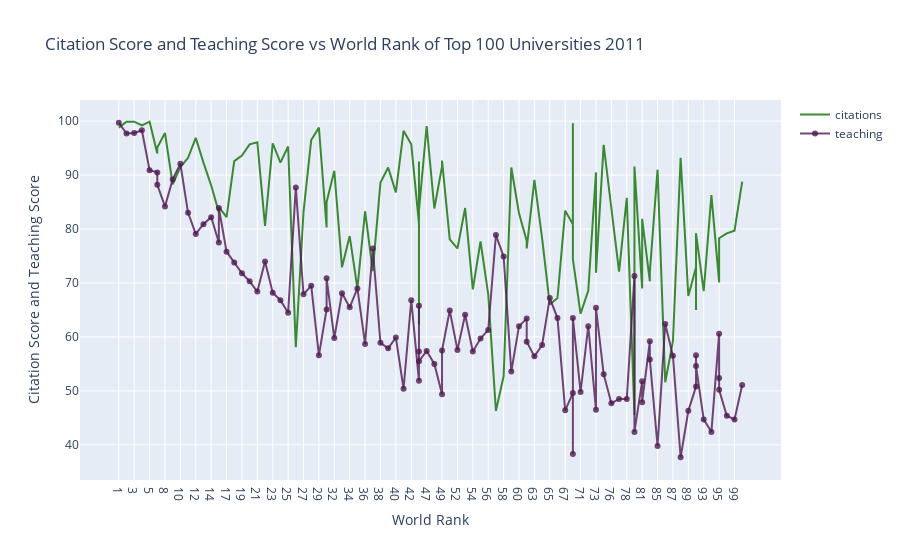

Here is the notebook cell this chart was saved with:
### Code cell
df = timesData.iloc[:100,:]

import plotly.graph_objs as go

trace1 = go.Scatter(
                    x = df.world_rank,
                    y = df.citations,
                    mode = "lines",
                    name = "citations",
                    marker = dict(color = 'rgba(16, 112, 2, 0.8)'),
                    text= df.university_name)
trace2 = go.Scatter(
                    x = df.world_rank,
                    y = df.teaching,
                    mode = "lines+markers",
                    name = "teaching",
                    marker = dict(color = 'rgba(80, 26, 80, 0.8)'),
                    text= df.university_name)
data = [trace1, trace2]
layout = dict(title = 'Citation Score and Teaching Score vs World Rank of Top 100 Universities 2011',
              xaxis= dict(title= 'World Rank',ticklen= 5,zeroline= False),
              yaxis=dict(title='Citation Score and Teaching Score',ticklen= 5,zeroline= False)
             )
fig = dict(data = data, layout = layout)
iplot(fig)

### Figure 1 — Plotly figure (JSON) as saved in the notebook; plotly's stock layout.template omitted (floating-point values rounded to 4 significant figures)
{"data": [{"marker": {"color": "rgba(16, 112, 2, 0.8)"}, "mode": "lines", "name": "citations", "text": ["Harvard University", "California Institute of Technology", "Massachusetts Institute of Technology", "Stanford University", "Princeton University", "University of Cambridge", "University of Oxford", "University of California, Berkeley", "Imperial College London", "Yale University", "University of California, Los Angeles", "University of Chicago", "Johns Hopkins University", "Cornell University", "ETH Zurich – Swiss Federal Institute of Technology Zurich", "University of Michigan", "University of Toronto", "Columbia University", "University of Pennsylvania", "Carnegie Mellon University", "University of Hong Kong", "University College London", "University of Washington", "Duke University", "Northwestern University", "University of Tokyo", "Georgia Institute of Technology", "Pohang University of Science and Technology", "University of California, Santa Barbara", "University of British Columbia", "University of North Carolina at Chapel Hill", "University of California, San Diego", "University of Illinois at Urbana-Champaign", "National University of Singapore", "McGill University", "University of Melbourne", "Peking University", "Washington University in St Louis", "École Polytechnique", "University of Edinburgh", "Hong Kong University of Science and Technology", "École Normale Supérieure", "Australian National University", "Karolinska Institute", "University of Göttingen", "University of Wisconsin", "Rice University", "École Polytechnique Fédérale de Lausanne", "University of California, Irvine", "University of Science and Technology of China", "Vanderbilt University", "University of Minnesota", "Tufts University", "University of California, Davis", "Brown University", "University of Massachusetts", "Kyoto University", "Tsinghua University", "Boston University", "New York University", "Emory University", "LMU Munich", "University of Notre Dame", "University of Pittsburgh", "Case Western Reserve University", "Ohio State University", "University of Colorado Boulder", "University of Bristol", "University of California, Santa Cruz", "Yeshiva University", "University of Sydney", "University of Virginia", "University of Adelaide", "University of Southern California", "William & Mary", "Trinity College Dublin", "King’s College London", "Stony Brook University", "Korea Advanced Institute of Science and Technology (KAIST)", "University of Sussex", "The University of Queensland", "University of York", "Heidelberg University", "University of Utah", "Durham University", "London School of Economics and Political Science", "University of Manchester", "Royal Holloway, University of London", "Lund University", "University of Southampton", "University of Zurich", "Wake Forest University", "McMaster University", "University College Dublin", "George Washington University", "University of Arizona", "University of Basel", "University of Maryland, College Park", "Dartmouth College", "École Normale Supérieure de Lyon"], "type": "scatter", "x": ["1", "2", "3", "4", "5", "6", "6", "8", "9", "10", "11", "12", "13", "14", "15", "15", "17", "18", "19", "20", "21", "22", "23", "24", "25", "26", "27", "28", "29", "30", "30", "32", "33", "34", "35", "36", "37", "38", "39", "40", "41", "42", "43", "43", "43", "43", "47", "48", "49", "49", "51", "52", "53", "54", "55", "56", "57", "58", "59", "60", "61", "61", "63", "64", "65", "66", "67", "68", "68", "68", "71", "72", "73", "73", "75", "76", "77", "78", "79", "79", "81", "81", "83", "83", "85", "86", "87", "88", "89", "90", "90", "90", "93", "94", "95", "95", "95", "98", "99", "100"], "y": [98.8, 99.9, 99.9, 99.2, 99.9, 94, 95.1, 97.8, 88.3, 91.5, 93.2, 96.9, 92.3, 88.1, 83.1, 84.1, 82.2, 92.6, 93.6, 95.7, 96.1, 80.6, 95.9, 92.3, 95.3, 58.1, 83.2, 96.5, 98.8, 80.3, 85, 90.8, 72.9, 78.7, 69, 83.3, 72.2, 88.6, 91.4, 86.8, 98.2, 95.7, 81, 62.3, 92.5, 83.4, 99.1, 83.8, 91.6, 92.7, 78.1, 76.4, 83.9, 68.8, 77.7, 67.9, 46.3, 52.7, 91.4, 82.9, 77.8, 76.4, 89.1, 78.3, 66, 67.2, 83.4, 80.9, 99.6, 74.4, 64.3, 68.6, 90.5, 71.9, 95.6, 84.4, 72.1, 85.8, 45.5, 91.6, 69, 81.9, 70.3, 72, 91, 51.6, 59.2, 93.2, 67.6, 72.9, 65, 79.2, 68.5, 86.3, 70.2, 70.1, 78.3, 79.2, 79.7, 88.8]}, {"marker": {"color": "rgba(80, 26, 80, 0.8)"}, "mode": "lines+markers", "name": "teaching", "text": ["Harvard University", "California Institute of Technology", "Massachusetts Institute of Technology", "Stanford University", "Princeton University", "University of Cambridge", "University of Oxford", "University of California, Berkeley", "Imperial College London", "Yale University", "University of California, Los Angeles", "University of Chicago", "Johns Hopkins University", "Cornell University", "ETH Zurich – Swiss Federal Institute of Technology Zurich", "University of Michigan", "University of Toronto", "Columbia University", "University of Pennsylvania", "Carnegie Mellon University", "University of Hong Kong", "University College London", "University of Washington", "Duke University", "Northwestern University", "University of Tokyo", "Georgia Institute of Technology", "Pohang University of Science and Technology", "University of California, Santa Barbara", "University of British Columbia", "University of North Carolina at Chapel Hill", "University of California, San Diego", "University of Illinois at Urbana-Champaign", "National University of Singapore", "McGill University", "University of Melbourne", "Peking University", "Washington University in St Louis", "École Polytechnique", "University of Edinburgh", "Hong Kong University of Science and Technology", "École Normale Supérieure", "Australian National University", "Karolinska Institute", "University of Göttingen", "University of Wisconsin", "Rice University", "École Polytechnique Fédérale de Lausanne", "University of California, Irvine", "University of Science and Technology of China", "Vanderbilt University", "University of Minnesota", "Tufts University", "University of California, Davis", "Brown University", "University of Massachusetts", "Kyoto University", "Tsinghua University", "Boston University", "New York University", "Emory University", "LMU Munich", "University of Notre Dame", "University of Pittsburgh", "Case Western Reserve University", "Ohio State University", "University of Colorado Boulder", "University of Bristol", "University of California, Santa Cruz", "Yeshiva University", "University of Sydney", "University of Virginia", "University of Adelaide", "University of Southern California", "William & Mary", "Trinity College Dublin", "King’s College London", "Stony Brook University", "Korea Advanced Institute of Science and Technology (KAIST)", "University of Sussex", "The University of Queensland", "University of York", "Heidelberg University", "University of Utah", "Durham University", "London School of Economics and Political Science", "University of Manchester", "Royal Holloway, University of London", "Lund University", "University of Southampton", "University of Zurich", "Wake Forest University", "McMaster University", "University College Dublin", "George Washington University", "University of Arizona", "University of Basel", "University of Maryland, College Park", "Dartmouth College", "École Normale Supérieure de Lyon"], "type": "scatter", "x": ["1", "2", "3", "4", "5", "6", "6", "8", "9", "10", "11", "12", "13", "14", "15", "15", "17", "18", "19", "20", "21", "22", "23", "24", "25", "26", "27", "28", "29", "30", "30", "32", "33", "34", "35", "36", "37", "38", "39", "40", "41", "42", "43", "43", "43", "43", "47", "48", "49", "49", "51", "52", "53", "54", "55", "56", "57", "58", "59", "60", "61", "61", "63", "64", "65", "66", "67", "68", "68", "68", "71", "72", "73", "73", "75", "76", "77", "78", "79", "79", "81", "81", "83", "83", "85", "86", "87", "88", "89", "90", "90", "90", "93", "94", "95", "95", "95", "98", "99", "100"], "y": [99.7, 97.7, 97.8, 98.3, 90.9, 90.5, 88.2, 84.2, 89.2, 92.1, 83, 79.1, 80.9, 82.2, 77.5, 83.9, 75.8, 73.8, 71.8, 70.3, 68.4, 74, 68.2, 66.8, 64.5, 87.7, 67.9, 69.5, 56.6, 65.1, 70.9, 59.8, 68.1, 65.5, 69, 58.7, 76.4, 58.9, 57.9, 59.9, 50.4, 66.8, 51.9, 65.8, 57.3, 55.5, 57.4, 55, 49.4, 57.5, 64.9, 57.6, 64.1, 57.3, 59.7, 61.3, 78.9, 74.9, 53.6, 62, 63.4, 59.1, 56.4, 58.5, 67.2, 63.5, 46.4, 49.6, 38.3, 63.5, 49.8, 62, 46.5, 65.4, 53.1, 47.7, 48.5, 48.5, 71.3, 42.4, 51.8, 47.9, 59.2, 55.8, 39.8, 62.4, 56.5, 37.7, 46.3, 50.8, 56.6, 54.6, 44.7, 42.4, 60.6, 52.4, 50.2, 45.4, 44.7, 51.1]}], "layout": {"title": {"text": "Citation Score and Teaching Score vs World Rank of Top 100 Universities 2011"}, "xaxis": {"ticklen": 5, "title": {"text": "World Rank"}, "zeroline": false}, "yaxis": {"ticklen": 5, "title": {"text": "Citation Score and Teaching Score"}, "zeroline": false}}}
